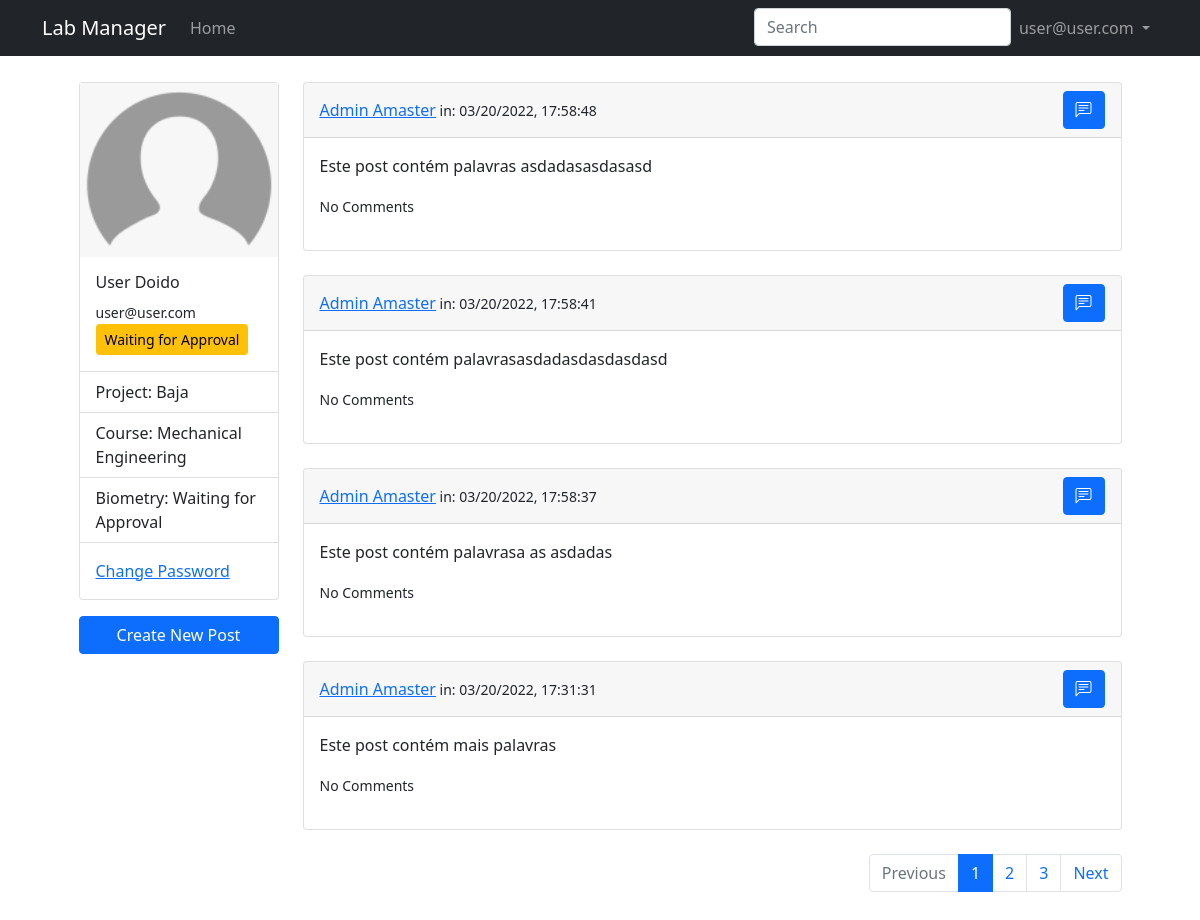
The app's page /profile (signed in) with its own data.
### lab_manager/models.py (models this page shows, shortened)
class User(db.Model, UserMixin):
    id = db.Column(db.Integer, primary_key = True)
    email = db.Column(db.String(50), unique = True)
    name = db.Column(db.String(150))
    password = db.Column(db.String(128))
    date_created = db.Column(db.DateTime, default = datetime.utcnow)
    biometry = db.Column(db.Boolean, default = False, nullable = False)
    project = db.Column(db.Integer, nullable = False)
    grr = db.Column(db.Integer, unique = True)
    course = db.Column(db.String(50))
    approved_by = db.Column(db.Integer)
    date_approved = db.Column(db.DateTime, default = datetime.utcnow)
    approved = db.Column(db.Boolean, default = False, nullable = False)
    admin = db.Column(db.Boolean, default = False, nullable = False)
    projects = db.relationship('Project', backref="user", passive_deletes = False)
    posts = db.relationship('Post', backref="user", passive_deletes = True)
    comments = db.relationship('Comment', backref="user", passive_deletes = True)

class SearchableMixin(object):
    @classmethod
    def before_commit(cls, session):
        session._changes = {
            'add': list(session.new),
            'update': list(session.dirty),
            'delete': list(session.deleted)
        }
    @classmethod
    def after_commit(cls, session):
        for obj in session._changes['add']:
            if isinstance(obj, SearchableMixin):
                add_to_index(obj.__tablename__, obj)
        for obj in session._changes['update']:
            if isinstance(obj, SearchableMixin):
                add_to_index(obj.__tablename__, obj)
        for obj in session._changes['delete']:
            if isinstance(obj, SearchableMixin):
                remove_from_index(obj.__tablename__, obj)
        session._changes = None

class Post(SearchableMixin, db.Model):
    __searchable__ = ['text']
    id = db.Column(db.Integer, primary_key = True)
    text = db.Column(db.Text, nullable = False)
    date_created = db.Column(db.DateTime, default = datetime.utcnow)
    author = db.Column(db.Integer, db.ForeignKey('user.id', ondelete='CASCADE'), nullable = False)
    comments = db.relationship('Comment', backref="post", passive_deletes=True)

### lab_manager/users/routes.py (the view)
@users.route("/profile")
@login_required
def profile():
    page = request.args.get('page', 1, type=int)
    posts = Post.query.order_by(Post.date_created.desc()).paginate(page, current_app.config['POSTS_PER_PAGE'], False)
    next_url = url_for('users.profile', page=posts.next_num) \
        if posts.has_next else None
    prev_url = url_for('users.profile', page=posts.prev_num) \
        if posts.has_prev else None
    return render_template('users/profile.jinja2', title=current_user.name, user=current_user, posts=posts, next_url=next_url, prev_url=prev_url)

### lab_manager/main/forms.py
class SearchForm(FlaskForm):
    q = StringField('Search', validators=[DataRequired()])
    def __init__(self, *args, **kwargs):
        if 'formdata' not in kwargs:
            kwargs['formdata'] = request.args
        if 'meta' not in kwargs:
            kwargs['meta'] = {'csrf': False}
        super(SearchForm, self).__init__(*args, **kwargs)

### lab_manager/__init__.py (called while the page is built)
def create_app(config_class=Config):
    app = Flask(__name__)
    app.config.from_object(Config)
    db.init_app(app)
    migrate.init_app(app, db)
    app.elasticsearch = Elasticsearch([app.config['ELASTICSEARCH_URL']]) \
        if app.config['ELASTICSEARCH_URL'] else None
    from lab_manager.main.routes import main
    app.register_blueprint(main)
    from lab_manager.users.routes import users
    app.register_blueprint(users)
    from lab_manager.admin.routes import admin
    app.register_blueprint(admin)
    from lab_manager.posts.routes import posts
    app.register_blueprint(posts)
    from .models import User, Project, Post
    initialize_database(app)
    login_manager.init_app(app)
    @login_manager.user_loader
    def load_user(id):
        return User.query.get(int(id))
    return app

### lab_manager/main/routes.py (called while the page is built)
@main.before_app_request
def before_request():
    if current_user.is_authenticated:
        current_user.last_seen = datetime.utcnow()
        db.session.commit()
        g.search_form = SearchForm()

### lab_manager/templates/users/profile.jinja2 (shortened to what this page needs)
{% extends "./layout.jinja2" %}
{% block content %}
<div class="row justify-content-md-center">
    <div class="col-md-3 card-col">
        <div class="card">
            <img class="img-fluid" src="{{ url_for('static', filename='img/default_user.png')}}" class="card-img-top" alt="Profile Picture">
            <div class="card-body">
                <h6 class="card-title">{{ user.name }}</h5>
                <small class="card-text">{{ user.email }}</small>
                {% if not user.admin %}
                    {% if not user.approved %} <button type="button" class="btn btn-warning btn-sm" data-bs-toggle="modal" data-bs-target="#approval_info">Waiting for Approval</button> {% else %} <button type="button" class="btn btn-success btn-sm">Approved</button> {% endif %}
                {% else %}
                    <button type="button" class="btn btn-warning btn-sm">Admin</button>
                {% endif %}
            </div>
            <ul class="list-group list-group-flush">
                <li class="list-group-item">Project: {{ user.project }}</li>
                <li class="list-group-item">Course: {% if not user.course %} <a href="">Enter Course</a> {% else %} {{ user.course }} {% endif %}</li>
                <li class="list-group-item">Biometry: {% if not user.approved and not user.admin %} Waiting for Approval {% elif not user.biometry %} <a href="">Register Biometry</a> {% else %} Biometry registered {% endif %} </li>
            </ul>
            <div class="card-body">
                <a href="#" class="card-link">Change Password</a>
            </div>
        </div>
        <div class="d-grid card-buttons">
        <button type="button" class="btn btn-primary" data-bs-toggle="modal" data-bs-target="#newPost">Create New Post</button>
        </div>
    </div>
    <div class="col-md-9">
        {% for post in posts.items %}
            {% include "./users/_posts.jinja2" %}
        {% endfor %}
        <nav aria-label="Posts pagination">
        <ul class="pagination justify-content-end">
            {% if posts.has_prev %}
                <li class="page-item">
                    <a class="page-link" href="{{prev_url}}">Previous</a>
                </li>
            {% else %}
                <li class="page-item disabled">
                    <a class="page-link">Previous</a>
                </li>
            {% endif %}
            {% for page_num in posts.iter_pages() %}
                {% if page_num %}
                    {% if page_num != posts.page %}
                        <li class="page-item"><a class="page-link" href="{{ url_for('users.profile', page=page_num) }}">{{ page_num }}</a></li>
                    {% else %}
                        <li class="page-item active"><a class="page-link" href="#">{{ page_num }}</a></li>
                    {% endif %}
                {% else %}
                    <li class="page-item"><a class="page-link" href="#">...</a></li>
                {% endif %}
            {% endfor %}
            {% if posts.has_next %}
                <li class="page-item">
                    <a class="page-link" href="{{next_url}}">Next</a>
                </li>
            {% else %}
                <li class="page-item disabled">
                    <a class="page-link">Previous</a>
                </li>
            {% endif %}
        </ul>
        </nav>
    </div>
</div>
{% endblock content %}

### lab_manager/templates/layout.jinja2 (shortened to what this page needs)
<!DOCTYPE html>
<html lang="en">
<head>
    <link href="https://cdn.jsdelivr.net/npm/bootstrap@5.1.3/dist/css/bootstrap.min.css" rel="stylesheet">
    <link rel="stylesheet" type="text/css" href="https://cdn.datatables.net/1.10.25/css/dataTables.bootstrap5.css">
    <link rel="stylesheet" href="https://cdn.jsdelivr.net/npm/bootstrap-icons@1.8.1/font/bootstrap-icons.css">
    <link rel="stylesheet" type="text/css" href="{{ url_for('static', filename='main.css') }}">
</head>
<body>
    <nav class="navbar navbar-expand-md navbar-dark bg-dark">
        <div class="container">
            <a class="navbar-brand mr-4" href="/">Lab Manager</a>
            <div class="collapse navbar-collapse" id="navbar">
                <div class="navbar-nav me-auto mb-2 mb-lg-0">
                    <a href="/" class="nav-item nav-link">Home</a>
                </div>
                <div class="navbar-nav">
                    {% if g.search_form %}
                    <form class="navbar-form navbar-left" method="get"
                            action="{{ url_for('posts.search') }}">
                        <div class="form-group">
                            {{ g.search_form.q(size=20, class='form-control',
                                placeholder=g.search_form.q.label.text) }}
                        </div>
                    </form>
                    {% endif %}
                    {% if user.is_authenticated and user.admin==False %}
                        <li class="nav-item dropdown">
                            <a class="nav-link dropdown-toggle" href="#" id="navbarDropdown" role="button" data-bs-toggle="dropdown" aria-expanded="false"> {{user.email}} </a>
                        </li>
                    {% else %}
                        <a href="{{url_for('users.login')}}" class="nav-item nav-link">Login</a>
                        <a href="{{url_for('users.register')}}" class="nav-item nav-link">Sign Up</a>
                    {% endif %}
                </div>
            </div>
        </div>
    </nav>
    <main class="container full-page" role="main">
        {% block content %}{% endblock content %}
    </main>
</body>
</html>

### lab_manager/templates/users/_posts.jinja2 (shortened to what this page needs)
<div class="card text">
    <div class="card-header d-flex justify-content-between align-items-center">
        <span><a href="">{{post.user.name}}</a><small class="mutted" > in: {{post.date_created.strftime("%m/%d/%Y, %H:%M:%S")}}</small></span>
        <div class="btn-group" role="group" aria-label="Basic mixed styles example">
            <a data-bs-toggle="modal" data-bs-target="#commentPost{{post.id}}" class="btn btn-primary"><i class="bi bi-chat-left-text"></i></a>
        </div>
    </div>
    <div class="card-body">
        <p class="card-text">{{post.text}}</p>
            <p>
            {% if post.comments|length %}
                <a data-bs-toggle="collapse" href="#comments-{{post.id}}" aria-expanded="false" aria-controls="colapse-comments-{{post.id}}"><small>View {{post.comments|length}} Comments</small></a>
            {% else %}
                <small class="text-mutted">No Comments</small>
            {% endif %}
            </p>
    </div>
</div>
<br>

### lab_manager/static/main.css (style rules this page uses)
.full-page { background: #ffffff; padding: 10px 20px; margin-bottom: 20px; margin-top: 1rem; }
.card-col { width: 14rem; }
.card-buttons { margin-top: 1rem; align-items: center; }

### records on screen
User: email "user@user.com", name "User Doido", project "Baja", course "Mechanical Engineering"
Post: user.name "Admin Amaster", date_created "03/20/2022, 17:58:48", text "Este post contém palavras asdadasasdasasd"
Post: user.name "Admin Amaster", date_created "03/20/2022, 17:58:41", text "Este post contém palavrasasdadasdasdasdasd"
Post: user.name "Admin Amaster", date_created "03/20/2022, 17:58:37", text "Este post contém palavrasa as asdadas"
Post: user.name "Admin Amaster", date_created "03/20/2022, 17:31:31", text "Este post contém mais palavras"

### other values on screen
{{ page_num }} "1"
{{ page_num }} "2" "3"
